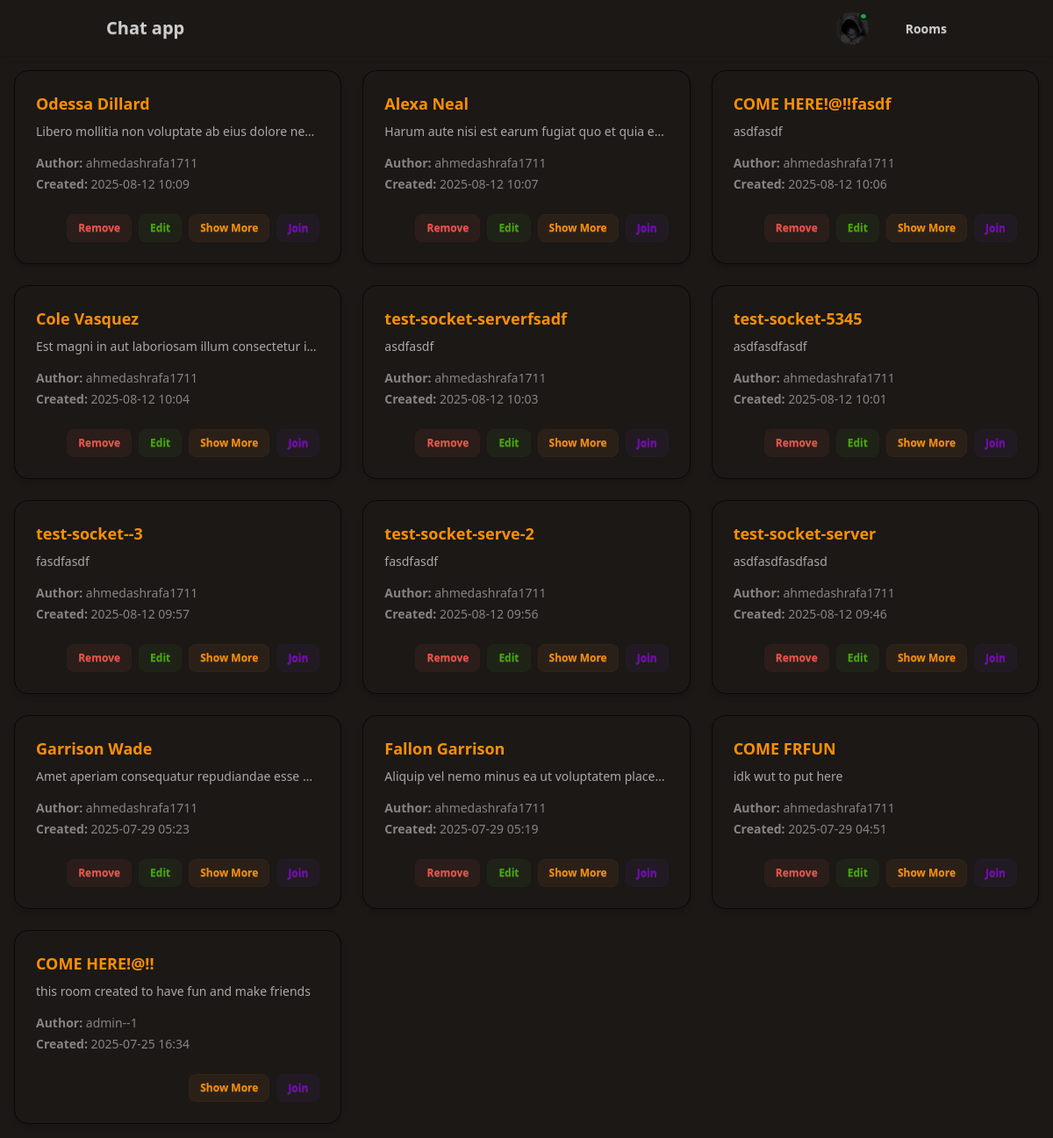
Page / (signed in) on the earlier database version.
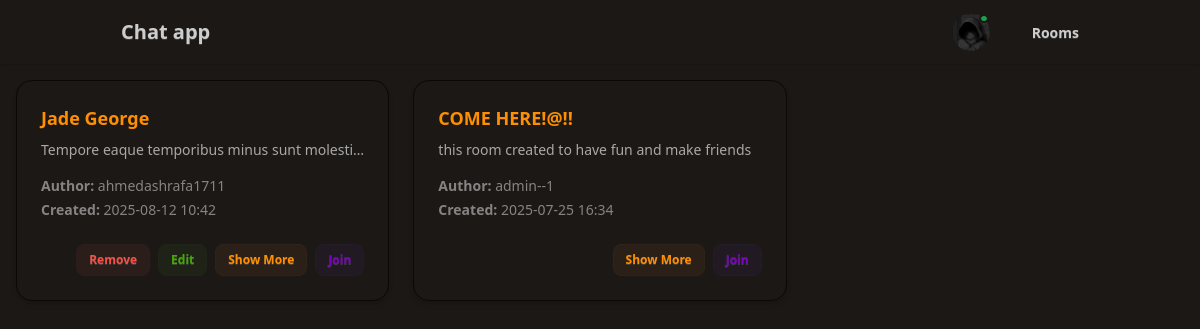
Same page on the later database version.
### chat/models.py (models this page shows, shortened)
class UserProfile(AbstractUser):
    email = models.EmailField(unique=True , blank=False , null=False)
    profile = models.ImageField(upload_to=uuid_upload_to , default = 'defaults/default-img.png' , validators=[FileExtensionValidator(allowed_extensions=['jpg', 'jpeg', 'png', 'gif'])])
    is_online = models.BooleanField(default=False)

class Room(models.Model):
    room_name = models.CharField(max_length=100)
    room_description = models.CharField(max_length=300)
    room_author = models.ForeignKey(UserProfile , on_delete=models.CASCADE , related_name="rooms")
    created_at = models.DateTimeField(auto_now_add=True)
    class Meta:
        unique_together = ['room_name' , 'room_author']
        ordering = ['-created_at']

### chat/views/rooms.py (the view)
# urls.py: path('' , rooms.RoomView.as_view() , name="index"),
class RoomView(ListView):
    model = Room
    template_name = "index.html"
    context_object_name = "object_list"

### chat/custom_contexts.py (called while the page is built)
def globals(request):
    return {
        "app_name" : "ChatApp"
    }

### chat/templates/index.html (shortened to what this page needs)
{% extends "base.html" %}
{% load widget_tweaks %}
{% block content %}
    <div class="grid grid-cols-1 sm:grid-cols-2 lg:grid-cols-3 gap-6 p-4" id="rooms-list">
        {% for room in object_list %}
            <div id="room-{{ room.id }}" class="card bg-base-100 shadow-md border border-base-200">
                <div class="card-body">
                    <h2 class="card-title text-primary">{{ room.room_name }}</h2>
                    <p class="description text-sm text-base-content/80 truncate">{{ room.room_description|truncatewords:20 }}</p>
                    <div class="mt-2 flex flex-col gap-1">
                        <span class="text-sm text-base-content/60">
                            <span class="font-semibold">Author:</span> {{ room.room_author.username }}
                        </span>
                        <span class="text-sm text-base-content/60">
                            <span class="font-semibold">Created:</span> {{ room.created_at|date:"Y-m-d H:i" }}
                        </span>
                    </div>
                    <div class="card-actions justify-end mt-4">
                        {% if request.user.is_authenticated and room.room_author == request.user %}
                            <a href="{% url 'remove_room' room.id %}" class="btn btn-sm btn-soft btn-error">Remove</a>
                            <a href="{% url 'edit_room' room.id %}" class="btn btn-sm btn-soft btn-accent">Edit</a>
                        {% endif %}
                        {% if request.user.is_authenticated %}
                        <a href="{% url 'room-detail' room.id %}" class="btn btn-sm btn-primary btn-soft">Show More</a>
                        <a href="{% url 'chat_room' room.id %}" class="btn btn-sm btn-secondary btn-soft">Join</a>
                        {% endif %}
                    </div>
                </div>
            </div>
        {% empty %}
            <div class="col-span-full text-center text-gray-500 text-lg">
                No rooms available.
            </div>
        {% endfor %}
    </div>
{% endblock %}

### chat/templates/base.html (shortened to what this page needs)
<!DOCTYPE html>
<html lang="en" data-theme="halloween">
<head>
    <link href="https://cdn.jsdelivr.net/npm/daisyui@5" rel="stylesheet" type="text/css" />
    <script src="https://cdn.jsdelivr.net/npm/@tailwindcss/browser@4"></script>
    <link href="https://cdn.jsdelivr.net/npm/daisyui@5/themes.css" rel="stylesheet" type="text/css" />
</head>
<body>
    {% include './partials/navbar.html' %}
    {% block content %}
    {% endblock %}
</body>
</html>

### chat/templates/partials/navbar.html (shortened to what this page needs)
<div class="navbar bg-base-100 shadow-sm">
    <div class="container mx-auto flex justify-between items-center px-4">
        <a class="btn btn-ghost text-xl normal-case" href="{% url 'index' %}">Chat app</a>
        <div class="flex items-center gap-6">
            <div class="dropdown dropdown-end">
                {% if request.user.is_authenticated %}
                    <label tabindex="0" class="btn btn-ghost btn-circle avatar {% if request.user.is_online == True %}avatar-online{% else %}avatar-offline{% endif %}">
                        <div class="w-10 rounded-full">
                        <img src="{{ request.user.profile.url }}" alt="Profile" />
                        </div>
                    </label>
                {% endif %}
            </div>
            {% if request.user.is_authenticated %}
                <div class="dropdown dropdown-end">
                    <label tabindex="0" class="btn btn-ghost">
                        Rooms
                    </label>
                </div>
            {% endif %}
        </div>
    </div>
</div>

Differences in the rows shown:
removed Room: room_name "Odessa Dillard", room_description "Libero mollitia non voluptate ab eius dolore ne…", room_author.username "ahmedashrafa1711", created_at "2025-08-12 10:09", shows "Remove"
removed Room: room_name "Alexa Neal", room_description "Harum aute nisi est earum fugiat quo et quia e…", room_author.username "ahmedashrafa1711", created_at "2025-08-12 10:07", shows "Remove"
removed Room: room_name "COME HERE!@!!fasdf", room_description "asdfasdf", room_author.username "ahmedashrafa1711", created_at "2025-08-12 10:06", shows "Remove"
removed Room: room_name "Cole Vasquez", room_description "Est magni in aut laboriosam illum consectetur i…", room_author.username "ahmedashrafa1711", created_at "2025-08-12 10:04", shows "Remove"
removed Room: room_name "test-socket-serverfsadf", room_description "asdfasdf", room_author.username "ahmedashrafa1711", created_at "2025-08-12 10:03", shows "Remove"
removed Room: room_name "test-socket-5345", room_description "asdfasdfasdf", room_author.username "ahmedashrafa1711", created_at "2025-08-12 10:01", shows "Remove"
removed Room: room_name "test-socket--3", room_description "fasdfasdf", room_author.username "ahmedashrafa1711", created_at "2025-08-12 09:57", shows "Remove"
removed Room: room_name "test-socket-serve-2", room_description "fasdfasdf", room_author.username "ahmedashrafa1711", created_at "2025-08-12 09:56", shows "Remove"
removed Room: room_name "test-socket-server", room_description "asdfasdfasdfasd", room_author.username "ahmedashrafa1711", created_at "2025-08-12 09:46", shows "Remove"
removed Room: room_name "Garrison Wade", room_description "Amet aperiam consequatur repudiandae esse…", room_author.username "ahmedashrafa1711", created_at "2025-07-29 05:23", shows "Remove"
removed Room: room_name "Fallon Garrison", room_description "Aliquip vel nemo minus ea ut voluptatem place…", room_author.username "ahmedashrafa1711", created_at "2025-07-29 05:19", shows "Remove"
removed Room: room_name "COME FRFUN", room_description "idk wut to put here", room_author.username "ahmedashrafa1711", created_at "2025-07-29 04:51", shows "Remove"
added Room: room_name "Jade George", room_description "Tempore eaque temporibus minus sunt molest…", room_author.username "ahmedashrafa1711", created_at "2025-08-12 10:42", shows "Remove"
